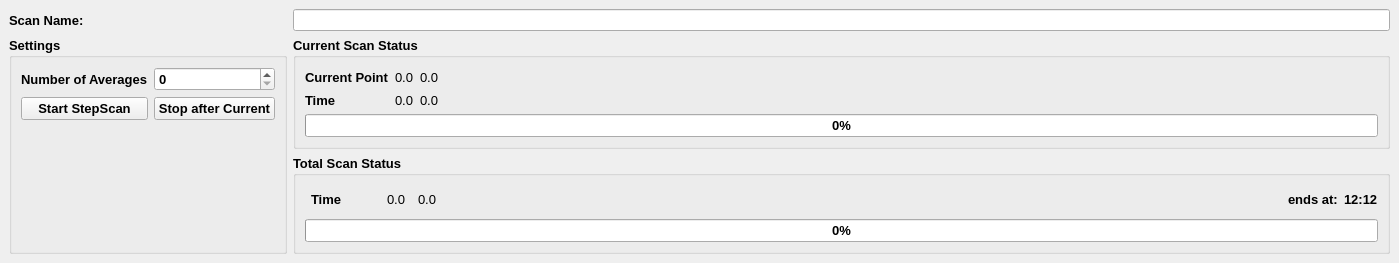
<?xml version="1.0" encoding="UTF-8"?>
<ui version="4.0">
 <class>UI_ScanMonitor</class>
 <widget class="QDockWidget" name="UI_ScanMonitor">
  <property name="geometry">
   <rect>
    <x>0</x>
    <y>0</y>
    <width>1399</width>
    <height>263</height>
   </rect>
  </property>
  <property name="features">
   <set>QDockWidget::DockWidgetFloatable|QDockWidget::DockWidgetMovable</set>
  </property>
  <property name="windowTitle">
   <string>Scan Monitor</string>
  </property>
  <widget class="QWidget" name="dockWidgetContents">
   <layout class="QGridLayout" name="gridLayout_3">
    <item row="1" column="2">
     <widget class="QGroupBox" name="box_currentScanStatus">
      <property name="font">
       <font>
        <family>Arial</family>
        <pointsize>10</pointsize>
        <weight>75</weight>
        <bold>true</bold>
       </font>
      </property>
      <property name="title">
       <string>Current Scan Status</string>
      </property>
      <layout class="QGridLayout" name="gridLayout">
       <item row="1" column="1">
        <widget class="QLabel" name="numLabel_currentTimeLeft">
         <property name="font">
          <font>
           <pointsize>10</pointsize>
           <weight>50</weight>
           <bold>false</bold>
          </font>
         </property>
         <property name="layoutDirection">
          <enum>Qt::LeftToRight</enum>
         </property>
         <property name="text">
          <string>0.0</string>
         </property>
        </widget>
       </item>
       <item row="1" column="2">
        <widget class="QLabel" name="numLabel_currentTime">
         <property name="font">
          <font>
           <pointsize>10</pointsize>
           <weight>50</weight>
           <bold>false</bold>
          </font>
         </property>
         <property name="layoutDirection">
          <enum>Qt::LeftToRight</enum>
         </property>
         <property name="text">
          <string>0.0</string>
         </property>
        </widget>
       </item>
       <item row="1" column="0">
        <widget class="QLabel" name="label_time">
         <property name="font">
          <font>
           <pointsize>10</pointsize>
           <weight>75</weight>
           <bold>true</bold>
          </font>
         </property>
         <property name="text">
          <string>Time</string>
         </property>
         <property name="textFormat">
          <enum>Qt::AutoText</enum>
         </property>
        </widget>
       </item>
       <item row="0" column="2">
        <widget class="QLabel" name="numLabel_currentTotalPoints">
         <property name="font">
          <font>
           <pointsize>10</pointsize>
           <weight>50</weight>
           <bold>false</bold>
          </font>
         </property>
         <property name="layoutDirection">
          <enum>Qt::LeftToRight</enum>
         </property>
         <property name="text">
          <string>0.0</string>
         </property>
        </widget>
       </item>
       <item row="0" column="0">
        <widget class="QLabel" name="label_currentPoint">
         <property name="font">
          <font>
           <pointsize>10</pointsize>
           <weight>75</weight>
           <bold>true</bold>
          </font>
         </property>
         <property name="text">
          <string>Current Point</string>
         </property>
         <property name="textFormat">
          <enum>Qt::AutoText</enum>
         </property>
        </widget>
       </item>
       <item row="0" column="1">
        <widget class="QLabel" name="numLabel_currentPoint">
         <property name="font">
          <font>
           <pointsize>10</pointsize>
           <weight>50</weight>
           <bold>false</bold>
          </font>
         </property>
         <property name="layoutDirection">
          <enum>Qt::LeftToRight</enum>
         </property>
         <property name="text">
          <string>0.0</string>
         </property>
        </widget>
       </item>
       <item row="0" column="3">
        <spacer name="horizontalSpacer">
         <property name="orientation">
          <enum>Qt::Horizontal</enum>
         </property>
         <property name="sizeHint" stdset="0">
          <size>
           <width>40</width>
           <height>20</height>
          </size>
         </property>
        </spacer>
       </item>
       <item row="2" column="0" colspan="4">
        <widget class="QProgressBar" name="progressBar_currentScan">
         <property name="minimumSize">
          <size>
           <width>0</width>
           <height>10</height>
          </size>
         </property>
         <property name="value">
          <number>0</number>
         </property>
         <property name="textVisible">
          <bool>true</bool>
         </property>
        </widget>
       </item>
      </layout>
     </widget>
    </item>
    <item row="2" column="2">
     <widget class="QGroupBox" name="box_totalScanStatus">
      <property name="font">
       <font>
        <family>Arial</family>
        <pointsize>10</pointsize>
        <weight>75</weight>
        <bold>true</bold>
       </font>
      </property>
      <property name="title">
       <string>Total Scan Status</string>
      </property>
      <layout class="QGridLayout" name="gridLayout_2">
       <item row="0" column="7">
        <widget class="QLabel" name="label_completitionTime">
         <property name="text">
          <string>12:12</string>
         </property>
        </widget>
       </item>
       <item row="0" column="5">
        <spacer name="horizontalSpacer_2">
         <property name="orientation">
          <enum>Qt::Horizontal</enum>
         </property>
         <property name="sizeHint" stdset="0">
          <size>
           <width>40</width>
           <height>20</height>
          </size>
         </property>
        </spacer>
       </item>
       <item row="0" column="6">
        <widget class="QLabel" name="label_endsat">
         <property name="text">
          <string>ends at:</string>
         </property>
        </widget>
       </item>
       <item row="0" column="1">
        <widget class="QLabel" name="label_time_2">
         <property name="font">
          <font>
           <pointsize>10</pointsize>
           <weight>75</weight>
           <bold>true</bold>
          </font>
         </property>
         <property name="text">
          <string>Time           </string>
         </property>
         <property name="textFormat">
          <enum>Qt::AutoText</enum>
         </property>
        </widget>
       </item>
       <item row="0" column="2">
        <widget class="QLabel" name="numLabel_totalTimeLeft">
         <property name="font">
          <font>
           <pointsize>10</pointsize>
           <weight>50</weight>
           <bold>false</bold>
          </font>
         </property>
         <property name="layoutDirection">
          <enum>Qt::LeftToRight</enum>
         </property>
         <property name="text">
          <string>0.0</string>
         </property>
        </widget>
       </item>
       <item row="0" column="4">
        <widget class="QLabel" name="numLabel_totalTime">
         <property name="font">
          <font>
           <pointsize>10</pointsize>
           <weight>50</weight>
           <bold>false</bold>
          </font>
         </property>
         <property name="layoutDirection">
          <enum>Qt::LeftToRight</enum>
         </property>
         <property name="text">
          <string>0.0</string>
         </property>
        </widget>
       </item>
       <item row="2" column="0" colspan="8">
        <widget class="QProgressBar" name="progressBar_totalScans">
         <property name="minimumSize">
          <size>
           <width>0</width>
           <height>10</height>
          </size>
         </property>
         <property name="value">
          <number>0</number>
         </property>
         <property name="textVisible">
          <bool>true</bool>
         </property>
        </widget>
       </item>
      </layout>
     </widget>
    </item>
    <item row="0" column="2">
     <widget class="QLineEdit" name="lineEdit_scanName"/>
    </item>
    <item row="0" column="0">
     <widget class="QLabel" name="label_name">
      <property name="font">
       <font>
        <pointsize>10</pointsize>
        <weight>75</weight>
        <bold>true</bold>
       </font>
      </property>
      <property name="text">
       <string>Scan Name:</string>
      </property>
      <property name="textFormat">
       <enum>Qt::AutoText</enum>
      </property>
     </widget>
    </item>
    <item row="1" column="0" rowspan="2">
     <widget class="QGroupBox" name="box_scanSettings">
      <property name="sizePolicy">
       <sizepolicy hsizetype="Fixed" vsizetype="Preferred">
        <horstretch>0</horstretch>
        <verstretch>0</verstretch>
       </sizepolicy>
      </property>
      <property name="font">
       <font>
        <pointsize>10</pointsize>
        <weight>75</weight>
        <bold>true</bold>
       </font>
      </property>
      <property name="title">
       <string>Settings</string>
      </property>
      <layout class="QGridLayout" name="gridLayout_11">
       <item row="1" column="1">
        <widget class="QSpinBox" name="spinBox_averages"/>
       </item>
       <item row="1" column="0">
        <widget class="QLabel" name="label_averages">
         <property name="font">
          <font>
           <pointsize>10</pointsize>
           <weight>75</weight>
           <bold>true</bold>
          </font>
         </property>
         <property name="text">
          <string>Number of Averages</string>
         </property>
         <property name="textFormat">
          <enum>Qt::AutoText</enum>
         </property>
        </widget>
       </item>
       <item row="3" column="1">
        <widget class="QPushButton" name="button_stopScan">
         <property name="sizePolicy">
          <sizepolicy hsizetype="Minimum" vsizetype="Minimum">
           <horstretch>0</horstretch>
           <verstretch>0</verstretch>
          </sizepolicy>
         </property>
         <property name="text">
          <string>Stop after Current</string>
         </property>
        </widget>
       </item>
       <item row="3" column="0">
        <widget class="QPushButton" name="button_startScan">
         <property name="sizePolicy">
          <sizepolicy hsizetype="Minimum" vsizetype="Minimum">
           <horstretch>0</horstretch>
           <verstretch>0</verstretch>
          </sizepolicy>
         </property>
         <property name="text">
          <string>Start StepScan</string>
         </property>
        </widget>
       </item>
       <item row="4" column="0">
        <spacer name="verticalSpacer">
         <property name="orientation">
          <enum>Qt::Vertical</enum>
         </property>
         <property name="sizeHint" stdset="0">
          <size>
           <width>20</width>
           <height>40</height>
          </size>
         </property>
        </spacer>
       </item>
      </layout>
     </widget>
    </item>
   </layout>
  </widget>
 </widget>
 <resources/>
 <connections/>
</ui>
